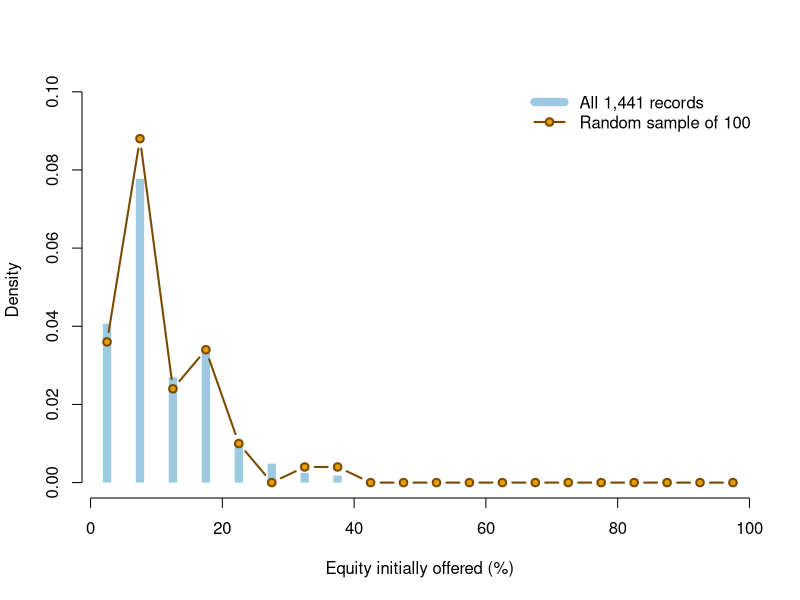

The R source for this figure:
## ---- chunk 1
knitr::opts_chunk$set(echo = TRUE, message = FALSE, warning = FALSE,
                      fig.width = 7, fig.height = 4.5)
sharks <- read.csv("data/shark_tank_teaching.csv", stringsAsFactors = FALSE)
set.seed(123)
sample_rows <- sample(seq_len(nrow(sharks)), size = 100, replace = FALSE)
pitch_sample <- sharks[sample_rows, ]
## ---- chunk 2
set.seed(123)
sample_rows <- sample(seq_len(nrow(sharks)), size = 100, replace = FALSE)
pitch_sample <- sharks[sample_rows, ]

nrow(pitch_sample)
## ---- chunk 3
c(
  sample_mean_equity = mean(pitch_sample$equity_offered_pct),
  sample_sd_equity = sd(pitch_sample$equity_offered_pct),
  sample_deal_proportion = mean(pitch_sample$deal_on_show)
)
## ---- chunk 4
breaks <- seq(0, 100, by = 5)
pop_hist <- hist(sharks$equity_offered_pct, breaks = breaks, plot = FALSE)
samp_hist <- hist(pitch_sample$equity_offered_pct, breaks = breaks,
                  plot = FALSE)

plot(
  pop_hist$mids,
  pop_hist$density,
  type = "h",
  lwd = 8,
  lend = 1,
  col = "#9ECAE1",
  bty = "n",
  xlab = "Equity initially offered (%)",
  ylab = "Density",
  ylim = c(0, max(pop_hist$density, samp_hist$density) * 1.12)
)
lines(samp_hist$mids, samp_hist$density, type = "b", pch = 21,
      bg = "#E69F00", col = "#7A4A00", lwd = 2)
legend("topright", c("All 1,441 records", "Random sample of 100"),
       col = c("#9ECAE1", "#7A4A00"), lwd = c(8, 2),
       pch = c(NA, 21), pt.bg = c(NA, "#E69F00"), bty = "n")
